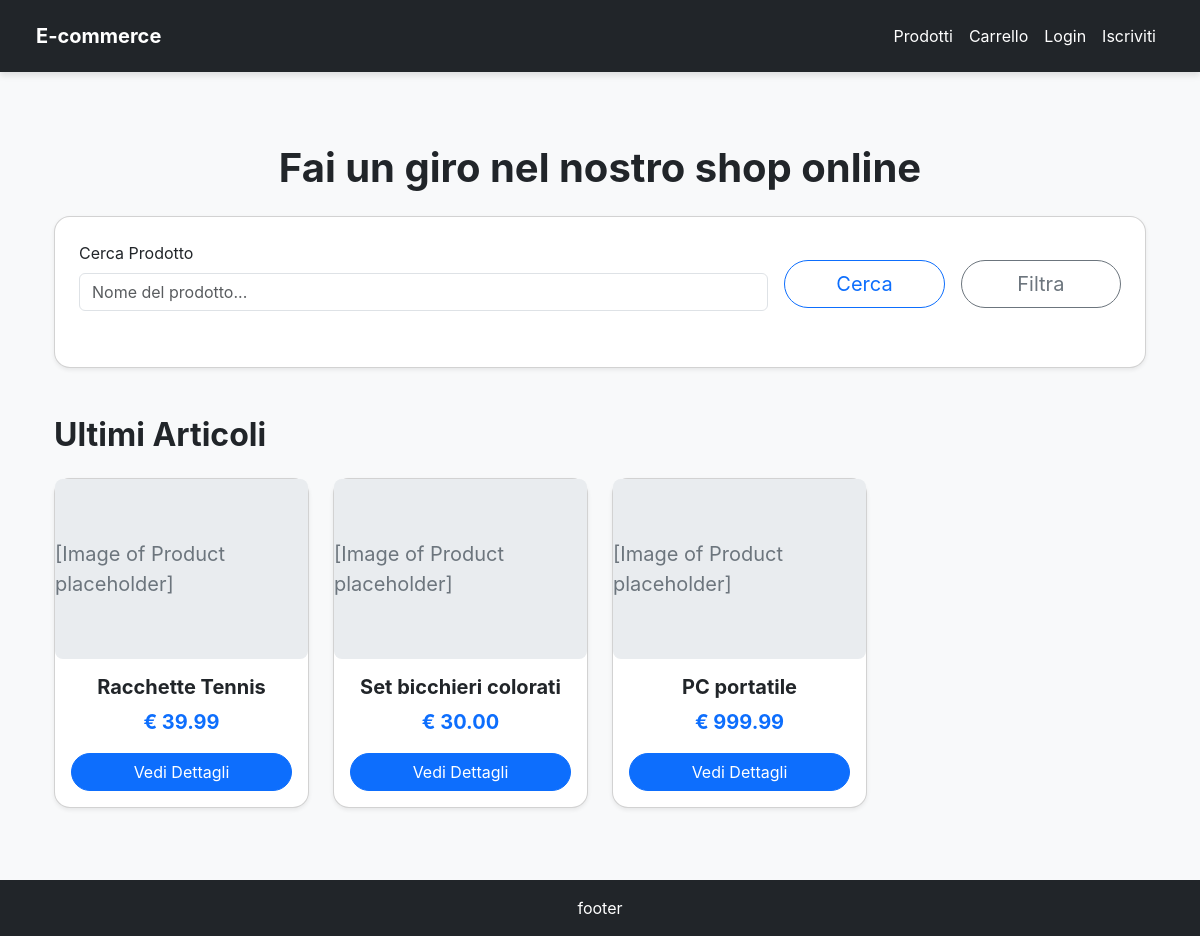
The app's page /, older data.
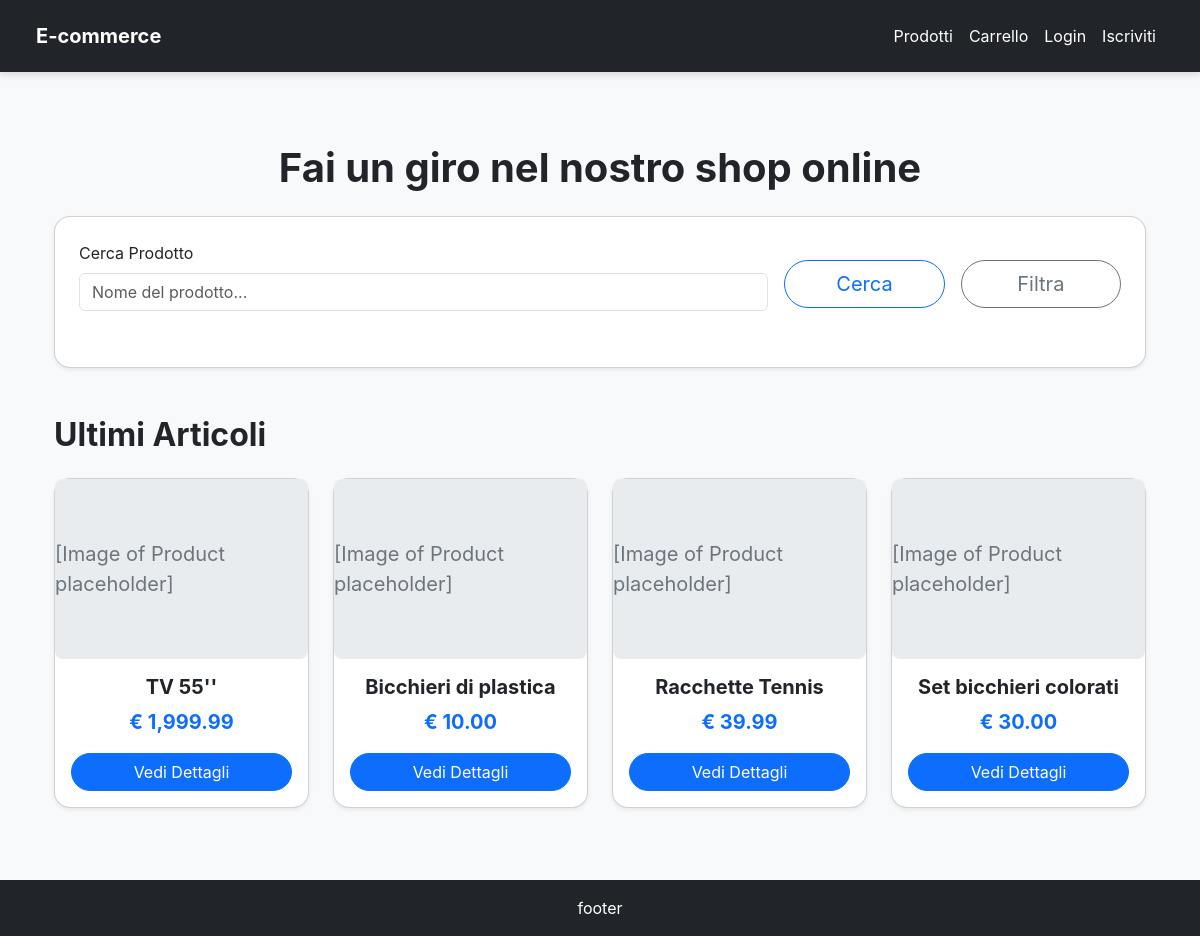
The same page, newer data.
### products/models.py (models this page shows, shortened)
class Product(models.Model):
    name = models.CharField(max_length=200, verbose_name="Nome Prodotto")
    slug = models.SlugField(max_length=200, unique=True, help_text="Slug unico per l'URL del prodotto")
    category = models.ForeignKey(
        Category,
        on_delete=models.SET_NULL,
        null=True,
        blank=True,
        related_name='products',
        verbose_name="Categoria"
    )
    description = models.TextField(verbose_name="Descrizione prodotto")
    price = models.DecimalField(
        max_digits=10,
        decimal_places=2,
        verbose_name="Prezzo in €"
    )
    stock = models.IntegerField(
        default=0,
        verbose_name="Quantità Disponibile",
        help_text="Quantità di prodotti disponibili in magazzino."
    )
    created_at = models.DateTimeField(auto_now_add=True, verbose_name="Data Creazione")
    updated_at = models.DateTimeField(auto_now=True, verbose_name="Ultimo Aggiornamento")
    class Meta:
        ordering = ('name',)
        verbose_name = "Prodotto"
        verbose_name_plural = "Prodotti"

### pages/views.py (the view)
# urls.py: path("", HomePageView.as_view(), name="HomePage")
class HomePageView(TemplateView):
    template_name = 'HomePage.html'
    def get_context_data(self, **kwargs):
        context = super().get_context_data(**kwargs)
        context['form'] = ProductSearchForm(self.request.GET)
        context['latest_products'] = Product.objects.filter(stock__gt=0).order_by('-created_at')[:4]
        return context

### products/models.py (called while the page is built)
    def __str__(self):
        return self.name

### templates/HomePage.html (shortened to what this page needs)
{% extends 'base.html' %}
{% load crispy_forms_tags %}
{% load humanize %}
{% block content %}
<div class="container my-5">
    <h1 class="text-center mb-4 fw-bold text-dark">Fai un giro nel nostro shop online</h1>
    <div class="card p-4 rounded-card shadow-sm mb-5">
        <form method="get" action="{% url 'product_list' %}" class="mb-3">
            <div class="row g-3 align-items-center">
                <div class="col-md-8">
                    {{ form.q|as_crispy_field }}
                </div>
                <div class="col-md-2">
                    <button class="btn btn-outline-primary w-100 btn-lg rounded-pill" type="submit">Cerca</button>
                </div>
                <div class="col-md-2">
                    <button class="btn btn-outline-secondary w-100 btn-lg rounded-pill" type="button" data-bs-toggle="collapse" data-bs-target="#filtersCollapse" aria-expanded="false" aria-controls="filtersCollapse">
                        Filtra
                    </button>
                </div>
            </div>
        </form>
    </div>
    <h2 class="fw-bold text-dark mb-4">Ultimi Articoli</h2>
    {% if latest_products %}
    <div class="row row-cols-1 row-cols-md-2 row-cols-lg-4 g-4 mb-5">
        {% for product in latest_products %}
        <div class="col">
            <div class="card h-100 shadow-sm rounded-card">
                <div class="img-placeholder" style="height: 180px;">
                    [Image of Product placeholder]
                </div>
                <div class="card-body d-flex flex-column text-center">
                    <h5 class="card-title fw-bold text-dark">{{ product.name }}</h5>
                    <p class="card-text text-primary fs-5 fw-bold">€ {{ product.price|floatformat:2|intcomma }}</p>
                    <a href="{% url 'product_details' slug=product.slug %}" class="btn btn-primary rounded-pill mt-auto">Vedi Dettagli</a>
                </div>
            </div>
        </div>
        {% endfor %}
    </div>
    {% else %}
    <div class="alert alert-info text-center" role="alert">
        Nessun articolo recente disponibile.
    </div>
    {% endif %}
</div>
{% endblock content %}

Row changes from the older to the newer data that the page shows:
no longer on this page (row unchanged): Product: name "PC portatile", price "999.99"
added Product: name "TV 55''", price "1,999.99"
added Product: name "Bicchieri di plastica", price "10.00"
